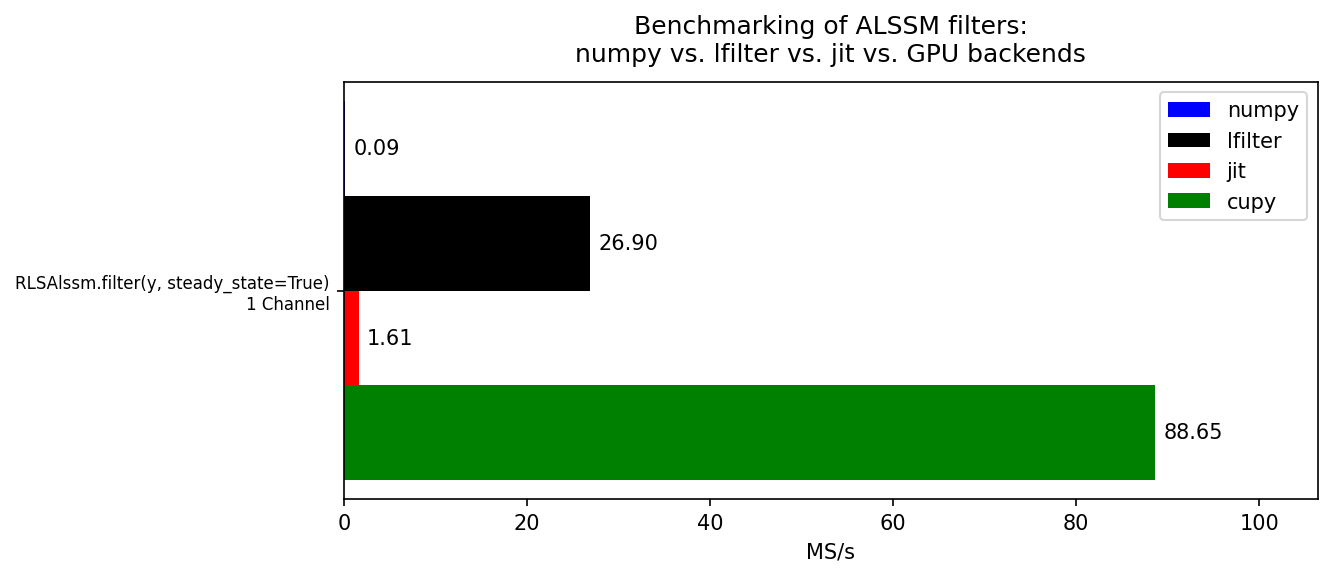

Write Python code to recreate this figure.
"""
Benchmarking ALSSM Backends: numpy, lfilter, jit, and GPU [code910.0]
======================================================================

Measures the throughput (in mega-samples per second, MS/s) of the
[`RLSAlssm`][lmlib.statespace.rls.RLSAlssm] filter for the ``numpy``,
``lfilter``, ``jit``, and ``cupy`` backends on a single-channel signal.

The ``lfilter`` backend converts the state-space recursion to a cascade of
IIR/FIR transfer functions and uses [`scipy.signal.lfilter`][scipy.signal.lfilter],
which can be significantly faster for long signals when the model order is low.
The ``jit`` backend applies Numba Just-In-Time compilation to the state-space
recursion.  The ``cupy`` backend mirrors the ``lfilter`` cascade realization
but runs the IIR cascade on the GPU via
[`cupyx.scipy.signal.lfilter`][cupyx.scipy.signal.lfilter].

Notes on fair GPU timing
------------------------
* CuPy kernel launches are asynchronous, so the device is synchronised around
  each timed call (``cp.cuda.Device().synchronize()``).
* The first GPU call pays one-off allocation/compilation costs; a warm-up call
  is issued before timing starts.
* The current backend transfers each segment's result back to host once per
  ``filter()`` call (a device→host copy).  For short signals this transfer can
  dominate; the GPU advantage grows with signal length ``K``.
"""
import timeit
import numpy as np
import matplotlib.pyplot as plt
import lmlib as lm

lm.WARNING_NOT_STEADY_STATE = False
n_exe = 5

backends = ['numpy', 'lfilter']
if lm.is_backend_available('jit'):
    backends.append('jit')
if lm.is_backend_available('cupy'):
    backends.append('cupy')
    import cupy as cp
    lm.set_gpu_dtype(np.float32)
else:
    print("cupy backend not available — benchmarking CPU backends only.")

color_map = {'numpy': 'b', 'lfilter': 'k', 'jit': 'r', 'cupy': 'g'}

K = 1000000
y = np.random.randn(K)

alssm = lm.AlssmPoly(poly_degree=1)
seg_l = lm.Segment(a=-21, b=-1, direction=lm.FW, g=100)
cost = lm.CompositeCost([alssm], [seg_l], F=[[1]])

mspsecs_dict = {}
for backend in backends:
    rls = lm.RLSAlssm(cost, backend=backend, calc_kappa=False, calc_W=False, steady_state=True)

    if backend == 'cupy':
        rls.filter(y)
        cp.cuda.Device().synchronize()

        def _run():
            rls.filter(y)
            cp.cuda.Device().synchronize()
        proc_time = timeit.timeit(_run, number=n_exe)
    else:
        rls.filter(y)  # warm-up / JIT compile
        proc_time = timeit.timeit('rls.filter(y)', globals=globals(), number=n_exe)

    mspsec = K * n_exe * 1e-6 / proc_time
    mspsecs_dict[backend] = mspsec
    print(f"{backend:8s}: {mspsec:8.2f} MS/s")

# ── plot ──────────────────────────────────────────────────────────────────────
labels = ('RLSAlssm.filter(y, steady_state=True)\n1 Channel',)
locs = np.arange(len(labels))
width = 0.25

fig, ax = plt.subplots(figsize=(9, 4))
for i, backend in enumerate(backends):
    rect_ = ax.barh(locs + width * i, [mspsecs_dict[backend]], width,
                    label=backend, color=color_map.get(backend))
    ax.bar_label(rect_, fmt="%0.2f", padding=4)

max_val = max(mspsecs_dict.values())
ax.set_xlim(0, max_val * 1.20)
ax.invert_yaxis()
ax.set_xlabel('MS/s')
ax.set_title('Benchmarking of ALSSM filters:\n'
             'numpy vs. lfilter vs. jit vs. GPU backends', pad=10)
ax.set_yticks(locs + width * (len(backends) - 1) / 2, labels, fontsize=8)
ax.legend()
fig.tight_layout()
plt.show()
